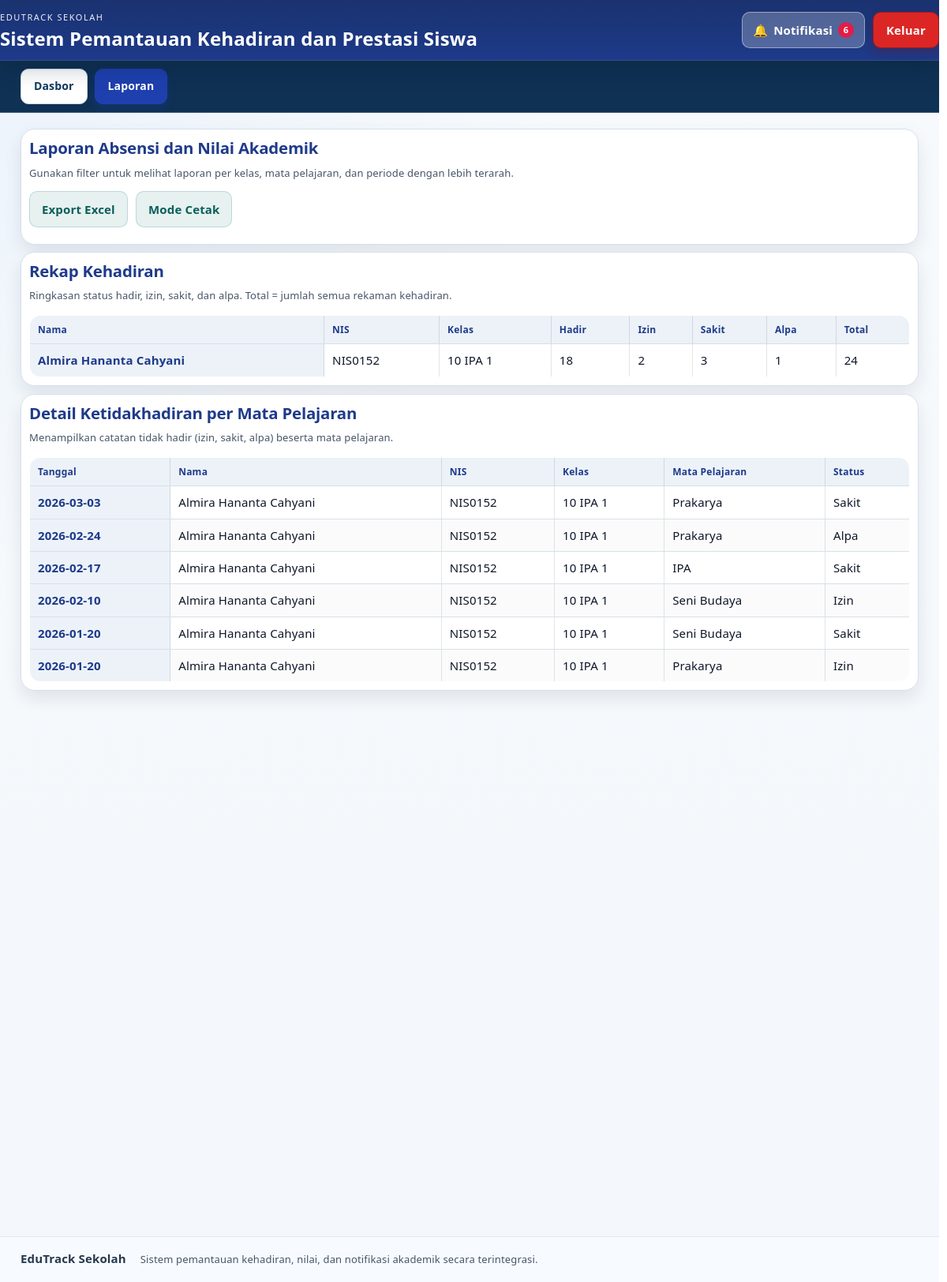
The app's page /public/laporan.php (signed in) with its own data.
### tables this page shows
CREATE TABLE tbl_kehadiran (
    id_kehadiran INT AUTO_INCREMENT PRIMARY KEY,
    id_siswa INT NOT NULL,
    id_guru INT NOT NULL,
    id_mapel INT NOT NULL,
    tanggal DATE NOT NULL,
    status ENUM('hadir', 'izin', 'sakit', 'alpa') NOT NULL,
    UNIQUE KEY uk_kehadiran_siswa_tanggal_mapel (id_siswa, tanggal, id_mapel),
    FOREIGN KEY (id_siswa) REFERENCES tbl_siswa(id_siswa) ON DELETE CASCADE,
    FOREIGN KEY (id_guru) REFERENCES tbl_guru(id_guru) ON DELETE CASCADE,
    FOREIGN KEY (id_mapel) REFERENCES tbl_mapel(id_mapel) ON DELETE CASCADE
);

CREATE TABLE tbl_siswa (
    id_siswa INT AUTO_INCREMENT PRIMARY KEY,
    id_user INT NOT NULL UNIQUE,
    id_kelas INT NULL,
    id_orangtua INT NULL,
    nama VARCHAR(100) NOT NULL UNIQUE,
    jenis_kelamin ENUM('L', 'P') NULL,
    nis VARCHAR(30) NOT NULL UNIQUE,
    FOREIGN KEY (id_user) REFERENCES tbl_users(id_user) ON DELETE CASCADE,
    FOREIGN KEY (id_kelas) REFERENCES tbl_kelas(id_kelas) ON DELETE SET NULL,
    FOREIGN KEY (id_orangtua) REFERENCES tbl_orangtua(id_orangtua) ON DELETE SET NULL
);

CREATE TABLE tbl_kelas (
    id_kelas INT AUTO_INCREMENT PRIMARY KEY,
    nama_kelas VARCHAR(30) NOT NULL,
    tingkat ENUM('7', '8', '9', '10', '11', '12') NOT NULL
);

CREATE TABLE tbl_mapel (
    id_mapel INT AUTO_INCREMENT PRIMARY KEY,
    nama_mapel VARCHAR(100) NOT NULL
);

### app/config/otentikasi.php (called while the page is built, shortened)
<?php
function url(string $path = ''): string
{
    $base = rtrim(BASE_URL, '/');
    $cleanPath = ltrim($path, '/');
    return $cleanPath === '' ? $base . '/' : $base . '/' . $cleanPath;
}
function get_string(string $key, string $default = ''): string
{
    $value = $_GET[$key] ?? $default;
    return trim((string) $value);
}
function get_int(string $key, int $default = 0): int
{
    $value = $_GET[$key] ?? $default;
    if (is_int($value)) {
        return $value;
    }
    return (int) $value;
}
function e(string $value): string
{
    return htmlspecialchars($value, ENT_QUOTES, 'UTF-8');
}

### public/laporan.php (the view, shortened to what this page needs)
<?php
require_once __DIR__ . '/../app/config/bootstrap.php';
$user = current_user();
function report_scope_from_user(PDO $pdo, array $user): array
{
    $scope = [
        'role' => (string) ($user['role'] ?? ''),
        'id_guru' => 0,
        'id_siswa' => 0,
        'id_orangtua' => 0,
    ];
    $userId = (int) ($user['id_user'] ?? 0);
    if ($scope['role'] === 'orangtua') {
        $stmt = $pdo->prepare('SELECT id_orangtua FROM tbl_orangtua WHERE id_user = ? LIMIT 1');
        $stmt->execute([$userId]);
        $scope['id_orangtua'] = (int) ($stmt->fetchColumn() ?: 0);
    }
    return $scope;
}
function report_apply_scope_filter(string $sql, array &$params, array $scope, string $teacherAlias, bool $allowNullTeacher = false): string
{
    if ($scope['role'] === 'orangtua') {
        $sql .= ' AND s.id_orangtua = ?';
    }
    return $sql;
}
$scope = report_scope_from_user($pdo, $user);
$filterKelas = get_int('id_kelas', 0);
$filterMapel = get_int('id_mapel', 0);
$filterPeriode = get_string('periode');
$sqlAbsensi = "SELECT s.nama, s.nis, k.nama_kelas,
SUM(CASE WHEN kh.status='hadir' THEN 1 ELSE 0 END) AS hadir,
SUM(CASE WHEN kh.status='izin' THEN 1 ELSE 0 END) AS izin,
SUM(CASE WHEN kh.status='sakit' THEN 1 ELSE 0 END) AS sakit,
SUM(CASE WHEN kh.status='alpa' THEN 1 ELSE 0 END) AS alpa,
COUNT(kh.id_kehadiran) AS total
FROM tbl_siswa s
LEFT JOIN tbl_kelas k ON k.id_kelas = s.id_kelas
LEFT JOIN tbl_kehadiran kh ON kh.id_siswa = s.id_siswa
WHERE 1=1";
$paramsAbsensi = [];
$sqlNilai = "SELECT s.nama, s.nis, k.nama_kelas, m.nama_mapel,
AVG(n.skor) AS rata_nilai
FROM tbl_siswa s
LEFT JOIN tbl_kelas k ON k.id_kelas = s.id_kelas
LEFT JOIN tbl_nilai n ON n.id_siswa = s.id_siswa
LEFT JOIN tbl_mapel m ON m.id_mapel = n.id_mapel
WHERE 1=1";
$paramsNilai = [];
$sqlAbsensi = report_apply_scope_filter($sqlAbsensi, $paramsAbsensi, $scope, 'kh', true);
$sqlNilai = report_apply_scope_filter($sqlNilai, $paramsNilai, $scope, 'n', true);
$sqlAbsensi .= ' GROUP BY s.id_siswa, s.nama, s.nis, k.nama_kelas ORDER BY s.nama ASC';
$stmt = $pdo->prepare($sqlAbsensi);
$stmt->execute($paramsAbsensi);
$absensiRows = $stmt->fetchAll();
$sqlAbsensiDetail = "SELECT s.nama, s.nis, k.nama_kelas, m.nama_mapel, kh.tanggal, kh.status
FROM tbl_kehadiran kh
JOIN tbl_siswa s ON s.id_siswa = kh.id_siswa
LEFT JOIN tbl_kelas k ON k.id_kelas = s.id_kelas
LEFT JOIN tbl_mapel m ON m.id_mapel = kh.id_mapel
WHERE kh.status IN ('izin', 'sakit', 'alpa')";
$paramsAbsensiDetail = [];
$sqlAbsensiDetail = report_apply_scope_filter($sqlAbsensiDetail, $paramsAbsensiDetail, $scope, 'kh', false);
$sqlAbsensiDetail .= ' ORDER BY kh.tanggal DESC, s.nama ASC LIMIT 200';
$stmt = $pdo->prepare($sqlAbsensiDetail);
$stmt->execute($paramsAbsensiDetail);
$absensiDetailRows = $stmt->fetchAll();
    ?>
<?php
include __DIR__ . '/../app/includes/header.php';
?>
<div class="content-panels report-stack">
<section class="card panel-span-12 report-header-card">
    <h2>Laporan Absensi dan Nilai Akademik</h2>
    <p class="page-lead">Gunakan filter untuk melihat laporan per kelas, mata pelajaran, dan periode dengan lebih terarah.</p>
    <div class="action-links" style="margin-bottom: 10px;">
        <a class="action-link" href="<?= e(url('laporan.php?' . http_build_query(array_filter([
            'id_kelas' => $filterKelas ?: null,
            'id_mapel' => $filterMapel ?: null,
            'periode' => $filterPeriode !== '' ? $filterPeriode : null,
            'export' => 'excel',
        ])))) ?>">Export Excel</a>
        <a class="action-link" href="<?= e(url('laporan.php?' . http_build_query(array_filter([
            'id_kelas' => $filterKelas ?: null,
            'id_mapel' => $filterMapel ?: null,
            'periode' => $filterPeriode !== '' ? $filterPeriode : null,
            'print' => '1',
        ])))) ?>" class="js-open-print-modal" rel="noopener">Mode Cetak</a>
    </div>
</section>
<section class="card panel-span-6">
    <h2>Rekap Kehadiran</h2>
    <p class="footer-note">Ringkasan status hadir, izin, sakit, dan alpa. Total = jumlah semua rekaman kehadiran.</p>
    <div class="table-wrap">
    <table>
        <thead>
        <tr>
            <th>Nama</th>
            <th>NIS</th>
            <th>Kelas</th>
            <th>Hadir</th>
            <th>Izin</th>
            <th>Sakit</th>
            <th>Alpa</th>
            <th>Total</th>
        </tr>
        </thead>
        <tbody>
        <?php foreach ($absensiRows as $row): ?>
            <tr>
                <td><?= e($row['nama']) ?></td>
                <td><?= e($row['nis']) ?></td>
                <td><?= e($row['nama_kelas'] ?? '-') ?></td>
                <td><?= e((string) $row['hadir']) ?></td>
                <td><?= e((string) $row['izin']) ?></td>
                <td><?= e((string) $row['sakit']) ?></td>
                <td><?= e((string) $row['alpa']) ?></td>
                <td><?= e((string) $row['total']) ?></td>
            </tr>
        <?php endforeach; ?>
        </tbody>
    </table>
    </div>
</section>
<section class="card panel-span-6">
    <h2>Detail Ketidakhadiran per Mata Pelajaran</h2>
    <p class="footer-note">Menampilkan catatan tidak hadir (izin, sakit, alpa) beserta mata pelajaran.</p>
    <?php if (!$absensiDetailRows): ?>
        <p>Tidak ada data ketidakhadiran pada filter saat ini.</p>
    <?php else: ?>
        <div class="table-wrap">
        <table>
            <thead>
            <tr>
                <th>Tanggal</th>
                <th>Nama</th>
                <th>NIS</th>
                <th>Kelas</th>
                <th>Mata Pelajaran</th>
                <th>Status</th>
            </tr>
            </thead>
            <tbody>
            <?php foreach ($absensiDetailRows as $row): ?>
                <tr>
                    <td><?= e($row['tanggal']) ?></td>
                    <td><?= e($row['nama']) ?></td>
                    <td><?= e($row['nis']) ?></td>
                    <td><?= e($row['nama_kelas'] ?? '-') ?></td>
                    <td><?= e($row['nama_mapel'] ?? '-') ?></td>
                    <td><?= e(ucfirst((string) $row['status'])) ?></td>
                </tr>
            <?php endforeach; ?>
            </tbody>
        </table>
        </div>
    <?php endif; ?>
</section>
</div>
<?php include __DIR__ . '/../app/includes/footer.php'; ?>

### app/includes/header.php (style rules this page uses)
html { overflow-y: scroll; scrollbar-gutter: stable; }

### records on screen
tbl_kehadiran: tanggal "2026-03-03", id_siswa.nama "Almira Hananta Cahyani", id_siswa.nis "NIS0152", tbl_kelas.nama_kelas "10 IPA 1", id_mapel.nama_mapel "Prakarya", status "Sakit"
tbl_kehadiran: tanggal "2026-02-24", id_siswa.nama "Almira Hananta Cahyani", id_siswa.nis "NIS0152", tbl_kelas.nama_kelas "10 IPA 1", id_mapel.nama_mapel "Prakarya", status "Alpa"
tbl_kehadiran: tanggal "2026-02-17", id_siswa.nama "Almira Hananta Cahyani", id_siswa.nis "NIS0152", tbl_kelas.nama_kelas "10 IPA 1", id_mapel.nama_mapel "IPA", status "Sakit"
tbl_kehadiran: tanggal "2026-02-10", id_siswa.nama "Almira Hananta Cahyani", id_siswa.nis "NIS0152", tbl_kelas.nama_kelas "10 IPA 1", id_mapel.nama_mapel "Seni Budaya", status "Izin"
tbl_kehadiran: tanggal "2026-01-20", id_siswa.nama "Almira Hananta Cahyani", id_siswa.nis "NIS0152", tbl_kelas.nama_kelas "10 IPA 1", id_mapel.nama_mapel "Seni Budaya", status "Sakit"
tbl_kehadiran: tanggal "2026-01-20", id_siswa.nama "Almira Hananta Cahyani", id_siswa.nis "NIS0152", tbl_kelas.nama_kelas "10 IPA 1", id_mapel.nama_mapel "Prakarya", status "Izin"

### other values on screen
$notifLabel "Notifikasi"
$totalNotifBadge "6"
$row['nama'] "Almira Hananta Cahyani"
$row['nis'] "NIS0152"
$row['nama_kelas'] "10 IPA 1"
$row['hadir'] "18"
$row['izin'] "2"
$row['sakit'] "3"
$row['alpa'] "1"
$row['total'] "24"
